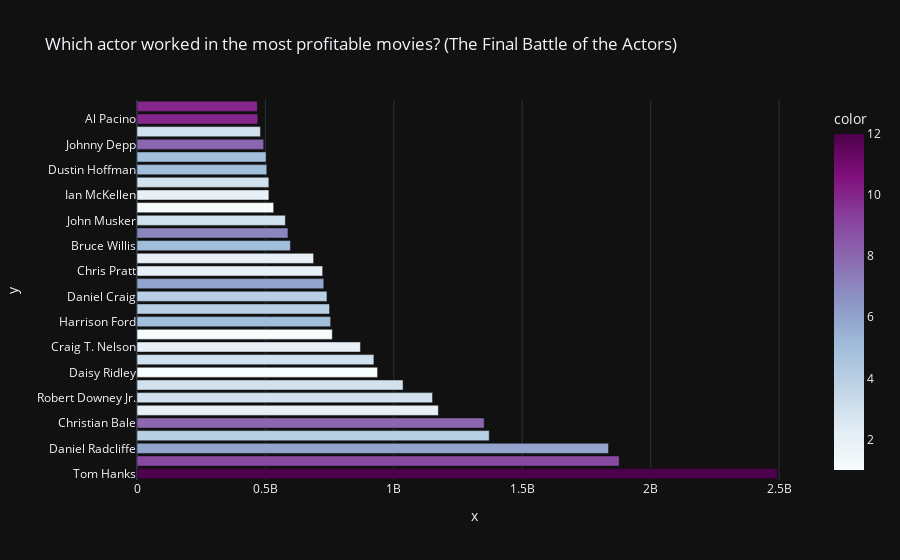

The notebook cell this image was saved under:
### Markdown cell above
### We will see the gross profits made by all the movies where some actors worked as main characters.
### The color here will be determined by the number of movies inside the top 1000 IMDB movies where they worked as main characters.

### Code cell
box = px.bar(by_actor[:30],
             x=by_actor.Gross[:30],
             y=by_actor.index[:30],
             color=by_actor.Number_of_Movies[:30],
             title="Which actor worked in the most profitable movies? (The Final Battle of the Actors)",
             color_continuous_scale="bupu",
             template="plotly_dark",
             orientation="h",
             height=800)
    
box.show()

### Figure 1 — Plotly figure (JSON) as saved in the notebook; plotly's stock layout.template omitted (floating-point values rounded to 4 significant figures)
{"data": [{"alignmentgroup": "True", "hovertemplate": "x=%{x}<br>y=%{y}<br>color=%{marker.color}<extra></extra>", "legendgroup": "", "marker": {"color": [12, 9, 6, 4, 8, 2, 3, 3, 1, 3, 2, 1, 5, 4, 4, 6, 2, 2, 5, 7, 3, 1, 2, 3, 5, 5, 8, 3, 10, 10], "coloraxis": "coloraxis", "pattern": {"shape": ""}}, "name": "", "offsetgroup": "", "orientation": "h", "showlegend": false, "textposition": "auto", "type": "bar", "x": [2493097454, 1877321752, 1835901034, 1371467615, 1351591432, 1173431289, 1150720327, 1035942020, 936662225, 922340616, 870022836, 760507625, 754130639, 749770702, 739681781, 727345015, 722989701, 687662444, 597209122, 587715386, 577650742, 532177324, 513486643, 513371130, 505390358, 502669792, 493223451, 480538964, 470280781, 468447801], "xaxis": "x", "y": ["Tom Hanks", "Leonardo DiCaprio", "Daniel Radcliffe", "Chris Evans", "Christian Bale", "Chris Hemsworth", "Robert Downey Jr.", "Elijah Wood", "Daisy Ridley", "Mark Hamill", "Craig T. Nelson", "Sam Worthington", "Harrison Ford", "Matt Damon", "Daniel Craig", "Tom Cruise", "Chris Pratt", "Ryan Reynolds", "Bruce Willis", "Denzel Washington", "John Musker", "Felicity Jones", "Ian McKellen", "Chris Pine", "Dustin Hoffman", "Russell Crowe", "Johnny Depp", "Joaquin Phoenix", "Al Pacino", "Clint Eastwood"], "yaxis": "y"}], "layout": {"autosize": true, "barmode": "relative", "coloraxis": {"colorbar": {"title": {"text": "color"}}, "colorscale": [[0, "rgb(247,252,253)"], [0.125, "rgb(224,236,244)"], [0.25, "rgb(191,211,230)"], [0.375, "rgb(158,188,218)"], [0.5, "rgb(140,150,198)"], [0.625, "rgb(140,107,177)"], [0.75, "rgb(136,65,157)"], [0.875, "rgb(129,15,124)"], [1, "rgb(77,0,75)"]]}, "legend": {"tracegroupgap": 0}, "title": {"text": "Which actor worked in the most profitable movies? (The Final Battle of the Actors)"}, "xaxis": {"anchor": "y", "autorange": true, "domain": [0, 1], "range": [0, 2624000000.0], "title": {"text": "x"}, "type": "linear"}, "yaxis": {"anchor": "x", "autorange": true, "domain": [0, 1], "range": [-0.5, 29.5], "title": {"text": "y"}, "type": "category"}}}
